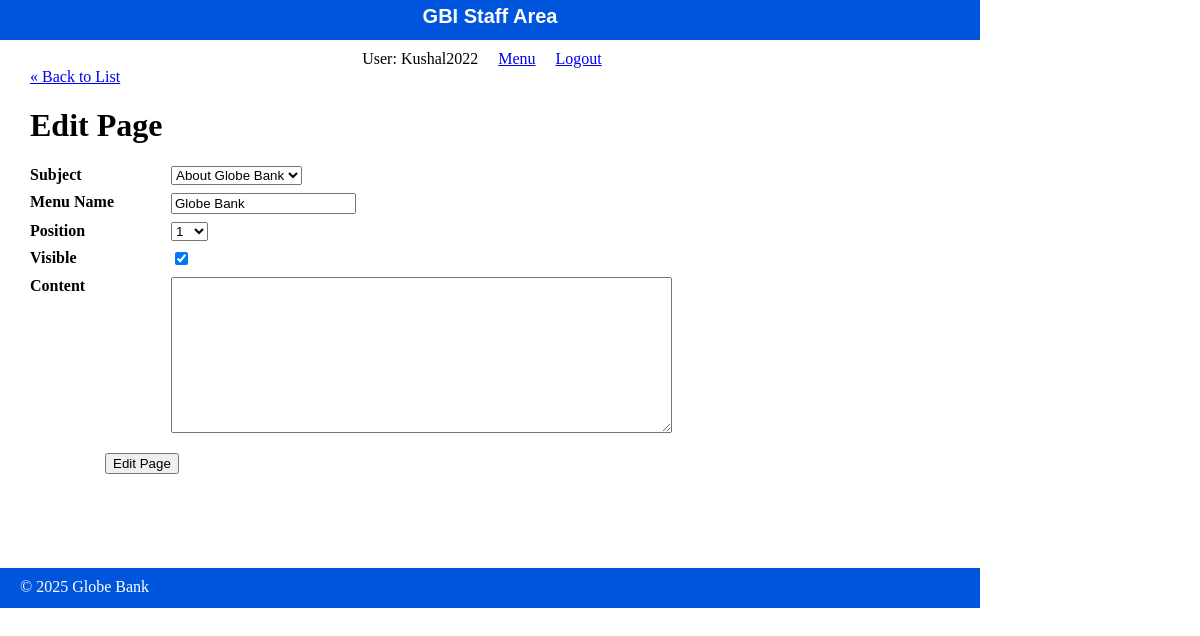
/staff/pages/edit.php?id=1 (signed in), run on the app's committed database.
### tables this page shows
CREATE TABLE `pages` (
  `id` int(11) NOT NULL,
  `subject_id` int(11) DEFAULT NULL,
  `menu_name` varchar(255) DEFAULT NULL,
  `position` int(3) DEFAULT NULL,
  `visible` tinyint(1) DEFAULT NULL,
  `content` text DEFAULT NULL
);

CREATE TABLE `subjects` (
  `id` int(11) NOT NULL,
  `menu_name` varchar(255) DEFAULT NULL,
  `position` int(3) DEFAULT NULL,
  `visible` tinyint(1) DEFAULT NULL
);

### private/functions.php (called while the page is built, shortened)
<?php
function url_for($script_path) {
  return WWW_ROOT . $script_path;
}
function u($string="") {
  return urlencode($string);
}
function h($string="") {
  return htmlspecialchars($string);
}
?>

### private/query_functions.php (called while the page is built, shortened)
<?php
  function find_all_subjects($options=[]) {
    global $db;
    $visible = $options['visible'] ?? false;
    $sql = "SELECT * FROM subjects ";
    $sql .= "ORDER BY position ASC";
    $result = mysqli_query($db, $sql);
    return $result;
  }
  function find_all_pages() {
    global $db;
    $sql = "SELECT * FROM pages ";
    $sql .= "ORDER BY subject_id ASC, position ASC";
    $result = mysqli_query($db, $sql);
    return $result;
  }
  function find_page_by_id($id, $options=[]) {
    global $db;
    $visible = $options['visible'] ?? false;
    $sql = "SELECT * FROM pages ";
    $sql .= "WHERE id='" . db_escape($db, $id) . "' ";
    $result = mysqli_query($db, $sql);
    $page = mysqli_fetch_assoc($result);
    return $page;
  }
?>

### private/database.php (called while the page is built, shortened)
<?php
  function db_escape($connection, $string) {
    return mysqli_real_escape_string($connection, $string);
  }
?>

### public/staff/pages/edit.php (the view, shortened to what this page needs)
<?php
require_once('../../../private/initialize.php');
$id = $_GET['id'];
if(is_post_request()) {
  $page = [];
  $page['id'] = $id;
  $page['subject_id'] = $_POST['subject_id'] ?? '';
  $page['menu_name'] = $_POST['menu_name'] ?? '';
  $page['position'] = $_POST['position'] ?? '';
  $page['visible'] = $_POST['visible'] ?? '';
  $page['content'] = $_POST['content'] ?? '';
  $result = update_page($page);
  if($result === true) {
    $_SESSION['message'] = 'The page was updated successfully.';
    redirect_to(url_for('/staff/pages/show.php?id=' . $id));
  } else {
    $errors = $result;
  }
} else {
  $page = find_page_by_id($id);
}
$page_set = find_all_pages();
$page_count = mysqli_num_rows($page_set);
?>
<?php include(SHARED_PATH . '/staff_header.php'); ?>
<div id="content">
  <a class="back-link" href="<?php echo url_for('/staff/pages/index.php'); ?>">&laquo; Back to List</a>
  <div class="page edit">
    <h1>Edit Page</h1>
    <form action="<?php echo url_for('/staff/pages/edit.php?id=' . h(u($id))); ?>" method="post">
      <dl>
        <dt>Subject</dt>
        <dd>
          <select name="subject_id">
          <?php
            $subject_set = find_all_subjects();
            while($subject = mysqli_fetch_assoc($subject_set)) {
              echo "<option value=\"" . h($subject['id']) . "\"";
              if($page["subject_id"] == $subject['id']) {
                echo " selected";
              }
              echo ">" . h($subject['menu_name']) . "</option>";
            }
          ?>
          </select>
        </dd>
      </dl>
      <dl>
        <dt>Menu Name</dt>
        <dd><input type="text" name="menu_name" value="<?php echo h($page['menu_name']); ?>" /></dd>
      </dl>
      <dl>
        <dt>Position</dt>
        <dd>
          <select name="position">
            <?php
              for($i=1; $i <= $page_count; $i++) {
                echo "<option value=\"{$i}\"";
                if($page["position"] == $i) {
                  echo " selected";
                }
                echo ">{$i}</option>";
              }
            ?>
          </select>
        </dd>
      </dl>
      <dl>
        <dt>Visible</dt>
        <dd>
          <input type="checkbox" name="visible" value="1"<?php if($page['visible'] == "1") { echo " checked"; } ?> />
        </dd>
      </dl>
      <dl>
        <dt>Content</dt>
        <dd>
          <textarea name="content" cols="60" rows="10"><?php echo h($page['content']); ?></textarea>
        </dd>
      </dl>
      <div id="operations">
        <input type="submit" value="Edit Page" />
      </div>
    </form>
  </div>
</div>
<?php include(SHARED_PATH . '/staff_footer.php'); ?>

### public/stylesheets/staff.css (style rules this page uses)
html { height: 100%; width: 100%; }
body { height: 980px; width: 100%; margin: 0; padding: 0; }
#content { width: 920px; min-height: 500px; padding: 0 30px; }
dl { clear: both; overflow: hidden; margin: 0.5em 0; }
dt { float: left; font-weight: bold; width: 125px; }
dd { float: left; margin-left: 1em; }
#operations { clear: both; margin: 1em 0 1em 75px; }

### data on the page
pages: subject_id "About Globe Bank", menu_name "Globe Bank", position "1", visible "☑"

### other printed values
$_SESSION['username'] "Kushal2022"
